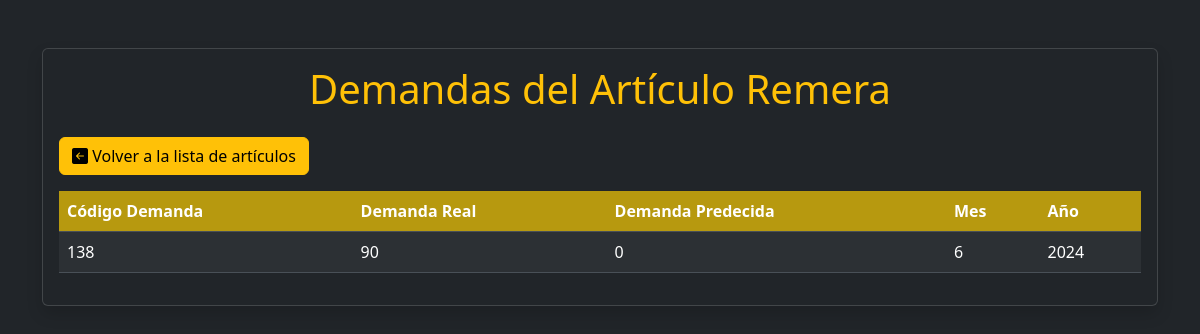
Page /articulos/4/demandas/ on the earlier database version.
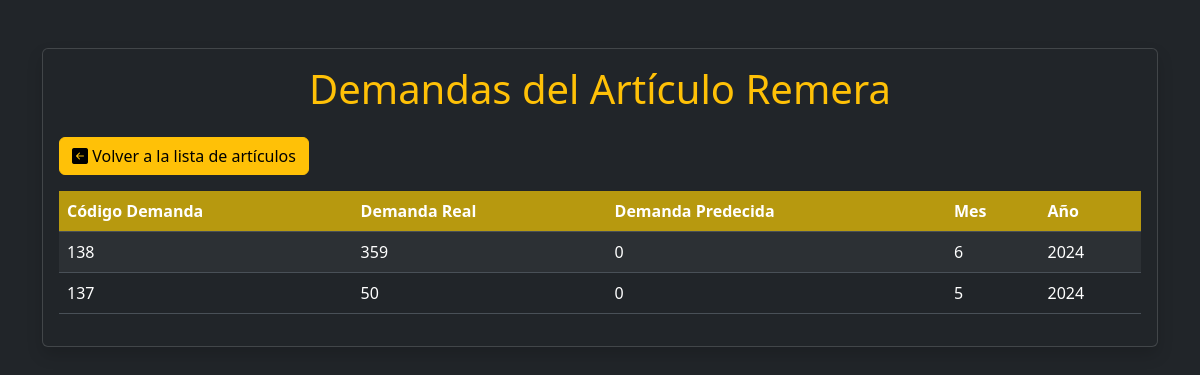
Same page on the later database version.
### stock/models.py (models this page shows)
class Demanda(models.Model):
    codDemanda = models.IntegerField(primary_key=True)
    demandaReal = models.IntegerField(default=0)
    demandaPredecida = models.IntegerField(default=0)
    mesDemanda = models.IntegerField()
    anioDemanda = models.IntegerField()
    articulo = models.ForeignKey(Articulo, on_delete=models.CASCADE, related_name='demandas')

### stock/views.py (the view)
# urls.py: path('articulos/<int:articulo_id>/demandas/', views.ver_demandas_articulo, name='demandas_articulo'),
def ver_demandas_articulo(request, articulo_id):
    articulo = get_object_or_404(Articulo, pk=articulo_id)
    demandas = articulo.demandas.exclude(demandaPredecida=0, demandaReal=0).order_by('-anioDemanda', '-mesDemanda')
    return render(request, 'demandas_articulos.html', {'articulo': articulo, 'demandas': demandas})

### stock/Templates/demandas_articulos.html (shortened to what this page needs)
<!DOCTYPE html>
<html lang="en" data-bs-theme="dark">
<head>
    <link href="https://cdn.jsdelivr.net/npm/bootstrap@5.3.3/dist/css/bootstrap.min.css" rel="stylesheet"
>
    <link rel="stylesheet" href="https://cdn.jsdelivr.net/npm/bootstrap-icons@1.11.3/font/bootstrap-icons.min.css">
</head>
<body>
    <div class="container mt-5">
        <div class="card shadow">
            <div class="card-body">
                <h1 class="card-title mb-4 text-center text-warning">Demandas del Artículo {{ articulo.nombreArticulo }}</h1>
                <a href="{% url 'lista_articulos' %}" class="btn btn-warning mb-3"><i class="bi bi-arrow-left-square-fill"></i> Volver a la lista de artículos</a>
                <div class="table-responsive">
                    <table class="table table-striped">
                        <thead>
                            <tr>
                                <th scope="col" style="background-color: rgba(221, 182, 9, 0.795);">Código Demanda</th>
                                <th scope="col" style="background-color: rgba(221, 182, 9, 0.795);">Demanda Real</th>
                                <th scope="col" style="background-color: rgba(221, 182, 9, 0.795);">Demanda Predecida</th>
                                <th scope="col" style="background-color: rgba(221, 182, 9, 0.795);">Mes</th>
                                <th scope="col" style="background-color: rgba(221, 182, 9, 0.795);">Año</th>
                            </tr>
                        </thead>
                        <tbody>
                            {% for demanda in demandas %}
                            <tr>
                                <td>{{ demanda.codDemanda }}</td>
                                <td>{{ demanda.demandaReal }}</td>
                                <td>{{ demanda.demandaPredecida }}</td>
                                <td>{{ demanda.mesDemanda }}</td>
                                <td>{{ demanda.anioDemanda }}</td>
                            </tr>
                            {% endfor %}
                        </tbody>
                    </table>
                </div>
            </div>
        </div>
    </div>
</body>
</html>

Differences in the rows shown:
changed Demanda id 138: demandaReal "90" → "359"
now on this page (row edited): Demanda: codDemanda "137", demandaReal "50", demandaPredecida "0", mesDemanda "5", anioDemanda "2024"
